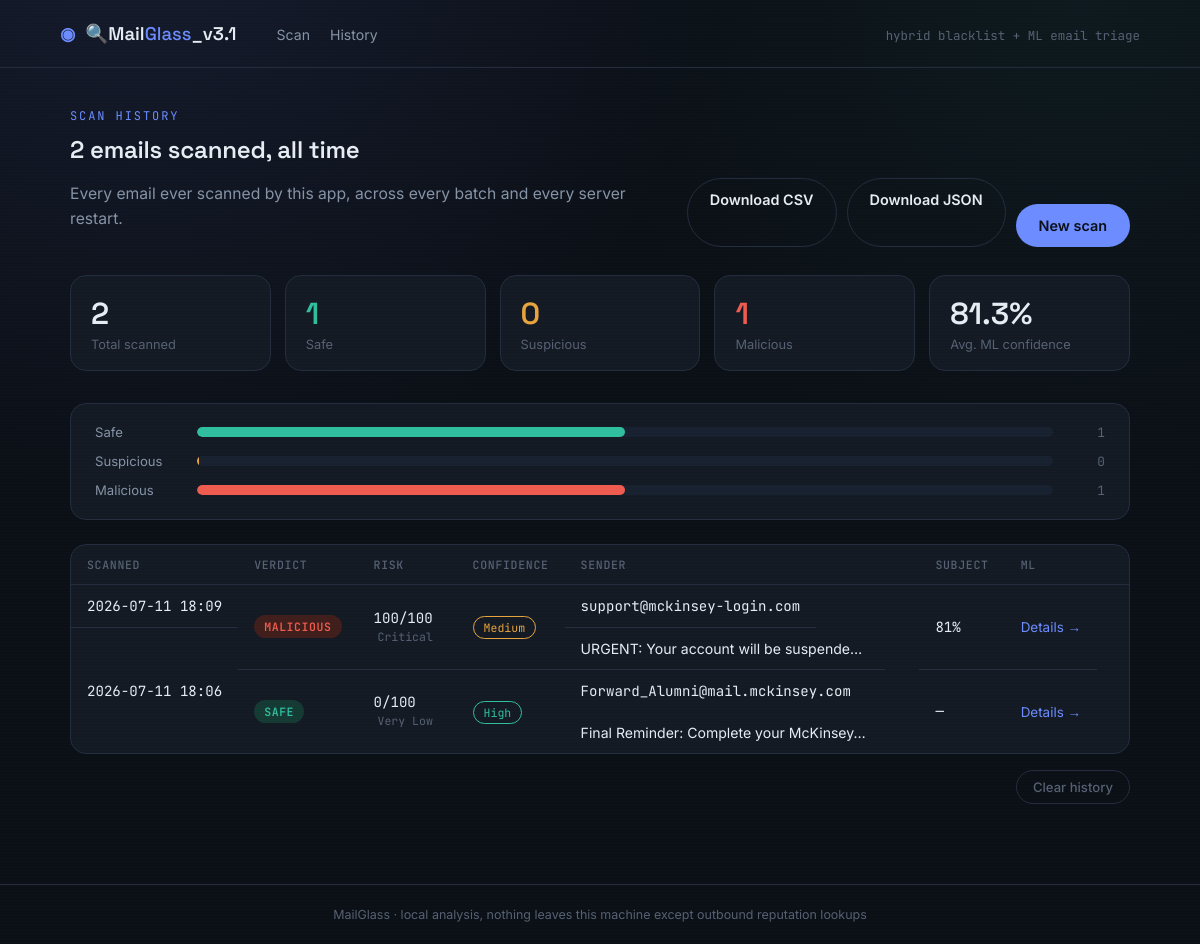
The app's page /history with its own data.
### tables this page shows
CREATE TABLE scans (
                id INTEGER PRIMARY KEY AUTOINCREMENT,
                run_id TEXT NOT NULL,
                filename TEXT NOT NULL,
                scanned_at TEXT NOT NULL,
                result_json TEXT NOT NULL,
                detail_json TEXT NOT NULL,
                UNIQUE(run_id, filename)
            );

### app.py (the view)
@app.route("/history")
def history() -> str:
    scans = history_store.get_all_scans(HISTORY_DB_PATH)
    stats = _compute_stats([s["result"] for s in scans])
    return render_template("history.html", scans=scans, stats=stats)

### app.py (called while the page is built)
def _compute_stats(results: List[EmailResult]) -> dict:
    total = len(results)
    safe = sum(1 for r in results if r.verdict == "SAFE")
    suspicious = sum(1 for r in results if r.verdict == "SUSPICIOUS")
    malicious = sum(1 for r in results if r.verdict == "MALICIOUS")
    scored_ml = [r.ml_confidence for r in results if r.ml_prediction in ("PHISHING", "LEGITIMATE")]
    avg_ml_confidence = round(sum(scored_ml) / len(scored_ml), 1) if scored_ml else None
    return {
        "total": total,
        "safe": safe,
        "suspicious": suspicious,
        "malicious": malicious,
        "avg_ml_confidence": avg_ml_confidence,
    }

### history_store.py (called while the page is built)
@contextmanager
def _connect(db_path: str):
    conn = sqlite3.connect(db_path)
    conn.row_factory = sqlite3.Row
    try:
        yield conn
        conn.commit()
    finally:
        conn.close()

def get_all_scans(db_path: str, limit: Optional[int] = None) -> List[dict]:
    query = "SELECT run_id, filename, scanned_at, result_json FROM scans ORDER BY id DESC"
    if limit:
        query += f" LIMIT {int(limit)}"
    with _connect(db_path) as conn:
        rows = conn.execute(query).fetchall()
    scans = []
    for row in rows:
        try:
            result = EmailResult(**json.loads(row["result_json"]))
        except (TypeError, ValueError, json.JSONDecodeError) as exc:
            logger.warning("Skipping unreadable history row for %s: %s", row["filename"], exc)
            continue
        scans.append(
            {
                "run_id": row["run_id"],
                "filename": row["filename"],
                "scanned_at": row["scanned_at"],
                "result": result,
            }
        )
    return scans

### templates/history.html (shortened to what this page needs)
{% extends "base.html" %}
{% block content %}
<section class="dash-head">
  <div>
    <p class="eyebrow">SCAN HISTORY</p>
    <h1>{{ stats.total }} email{{ 's' if stats.total != 1 else '' }} scanned, all time</h1>
    <p class="hero-sub">Every email ever scanned by this app, across every batch and every server restart.</p>
  </div>
  <div class="dash-actions">
    <a class="btn-secondary" href="{{ url_for('history_download', fmt='csv') }}">Download CSV</a>
    <a class="btn-secondary" href="{{ url_for('history_download', fmt='json') }}">Download JSON</a>
    <a class="btn-primary" href="{{ url_for('index') }}">New scan</a>
  </div>
</section>
<section class="stat-grid">
  <div class="stat-card">
    <span class="stat-value">{{ stats.total }}</span>
    <span class="stat-label">Total scanned</span>
  </div>
  <div class="stat-card stat-safe">
    <span class="stat-value">{{ stats.safe }}</span>
    <span class="stat-label">Safe</span>
  </div>
  <div class="stat-card stat-suspicious">
    <span class="stat-value">{{ stats.suspicious }}</span>
    <span class="stat-label">Suspicious</span>
  </div>
  <div class="stat-card stat-malicious">
    <span class="stat-value">{{ stats.malicious }}</span>
    <span class="stat-label">Malicious</span>
  </div>
  <div class="stat-card">
    <span class="stat-value">{{ stats.avg_ml_confidence if stats.avg_ml_confidence is not none else '—' }}{% if stats.avg_ml_confidence is not none %}%{% endif %}</span>
    <span class="stat-label">Avg. ML confidence</span>
  </div>
</section>
{% if stats.total %}
<section class="chart-card">
  <div class="chart-bar-row">
    <span class="chart-bar-label">Safe</span>
    <div class="chart-bar-track"><div class="chart-bar-fill chart-bar-safe" style="width: {{ (stats.safe / stats.total * 100)|round(1) }}%"></div></div>
    <span class="chart-bar-count mono">{{ stats.safe }}</span>
  </div>
  <div class="chart-bar-row">
    <span class="chart-bar-label">Suspicious</span>
    <div class="chart-bar-track"><div class="chart-bar-fill chart-bar-suspicious" style="width: {{ (stats.suspicious / stats.total * 100)|round(1) }}%"></div></div>
    <span class="chart-bar-count mono">{{ stats.suspicious }}</span>
  </div>
  <div class="chart-bar-row">
    <span class="chart-bar-label">Malicious</span>
    <div class="chart-bar-track"><div class="chart-bar-fill chart-bar-malicious" style="width: {{ (stats.malicious / stats.total * 100)|round(1) }}%"></div></div>
    <span class="chart-bar-count mono">{{ stats.malicious }}</span>
  </div>
</section>
{% endif %}
{% if scans %}
<section class="table-card">
  <table class="results-table">
    <thead>
      <tr>
        <th>Scanned</th>
        <th>Verdict</th>
        <th>Risk</th>
        <th>Confidence</th>
        <th>Sender</th>
        <th>Subject</th>
        <th>ML</th>
        <th></th>
      </tr>
    </thead>
    <tbody>
      {% for s in scans %}
      {% set r = s.result %}
      <tr>
        <td class="mono truncate" title="{{ s.scanned_at }}">{{ s.scanned_at[:16].replace('T', ' ') }}</td>
        <td><span class="pill pill-{{ r.verdict|lower }}">{{ r.verdict }}</span></td>
        <td class="mono">{{ r.risk_score }}/100 <span class="row-risk-label">{{ r.risk_label }}</span></td>
        <td><span class="confidence-badge confidence-{{ r.confidence|lower }}">{{ r.confidence }}</span></td>
        <td class="mono truncate" title="{{ r.sender }}">{{ r.sender or '—' }}</td>
        <td class="truncate" title="{{ r.subject }}">{{ r.subject or '—' }}</td>
        <td class="mono">{% if r.ml_prediction %}{{ r.ml_confidence|round(0, 'floor')|int }}%{% else %}—{% endif %}</td>
        <td><a class="row-link" href="{{ url_for('email_detail', run_id=s.run_id, filename=s.filename) }}">Details &rarr;</a></td>
      </tr>
      {% endfor %}
    </tbody>
  </table>
</section>
<section class="history-footer">
  <form method="post" action="{{ url_for('history_clear') }}" onsubmit="return confirm('Clear all scan history? This cannot be undone.');">
    <button type="submit" class="btn-danger-ghost">Clear history</button>
  </form>
</section>
{% else %}
<section class="panel">
  <p class="empty-note">No emails scanned yet. <a href="{{ url_for('index') }}">Run your first scan</a>.</p>
</section>
{% endif %}
{% endblock %}

### templates/base.html (shortened to what this page needs)
<!DOCTYPE html>
<html lang="en">
<head>
<link rel="stylesheet" href="{{ url_for('static', filename='css/style.css') }}">
</head>
<body>
<header class="topbar">
  <a class="brand" href="{{ url_for('index') }}">
    <span class="brand-mark">&#9673;</span>
    <span class="brand-text">
        🔍Mail<span class="brand-accent">Glass</span><span class="brand-version">_v3.1</span>
    </span>
  </a>
  <nav class="topbar-nav">
    <a href="{{ url_for('index') }}">Scan</a>
    <a href="{{ url_for('history') }}">History</a>
  </nav>
  <span class="topbar-tag">hybrid blacklist + ML email triage</span>
</header>
<main class="page">
  {% block content %}{% endblock %}
</main>
<footer class="footer">
  <span>MailGlass &middot; local analysis, nothing leaves this machine except outbound reputation lookups</span>
</footer>
</body>
</html>

### records on screen
scans: scanned_at "2026-07-11 18:09", verdict "MALICIOUS", risk_score "100", risk_label "Critical", confidence "Medium", sender "support@mckinsey-login.com", subject "URGENT: Your account will be suspende…", ml_confidence "81"
scans: scanned_at "2026-07-11 18:06", verdict "SAFE", risk_score "0", risk_label "Very Low", confidence "High", sender "Forward_Alumni@mail.mckinsey.com", subject "Final Reminder: Complete your McKinsey…"

### other values on screen
{{ stats.total }} "2"
{{ 's' if stats.total != 1 else '' }} "s"
{{ stats.safe }} "1"
{{ stats.suspicious }} "0"
{{ stats.malicious }} "1"
